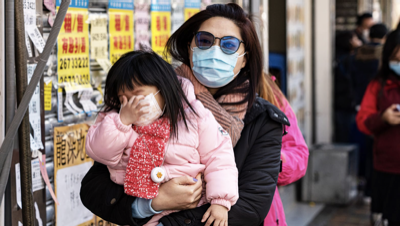
#> input picture Datasets/Kaggle Face Mask Detection Full/images/maksssksksss100.png, 400 x 226 px; its folder holds only this picture in this run
$ jupyter execute generate_low_light_dataset.ipynb
#> lines starting #> are read from the running program, lines starting #| are printed output that depends on the picture
[cell 1]
import cv2
import os
import numpy as np

def apply_low_light(image_path, output_dir, brightness_factor=0.7, gamma_value=0.5, blur_kernel_size=5, color_shift_factor=0.5, noise_mean=(0, 0, 0), noise_std=(10, 10, 10)):
    # Load the image
#> called with brightness_factor = 0.9, gamma_value = 0.7, blur_kernel_size = 5, color_shift_factor = 0.8, noise_mean = (0, 0, 0), noise_std = (10, 10, 10)
    image = cv2.imread(image_path)
#> image is the input picture: shape (226, 400, 3); mean B, G, R 100.3, 103.7, 121.6

    # Convert image from BGR to RGB color space
    image_rgb = cv2.cvtColor(image, cv2.COLOR_BGR2RGB)

    # Adjust brightness using multiplication factor
    darkened_image = np.zeros_like(image_rgb)
    for channel in range(3):
        darkened_image[:,:,channel] = cv2.multiply(image_rgb[:,:,channel], brightness_factor)
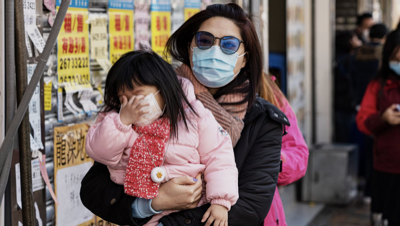
#> darkened_image: shape (226, 400, 3); mean R, G, B 109.4, 93.3, 90.2

    # Apply gamma correction
    gamma_corrected = darkened_image ** gamma_value
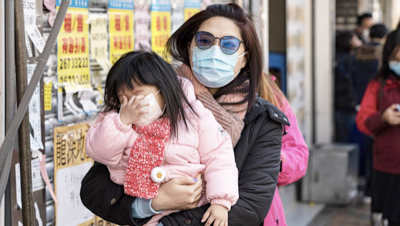
#> gamma_corrected: shape (226, 400, 3) float64; mean R, G, B 25.1, 22.3, 21.8; drawn with min black and max white

    # Apply blur
    blurred_image = cv2.GaussianBlur(gamma_corrected, (blur_kernel_size, blur_kernel_size), 0)
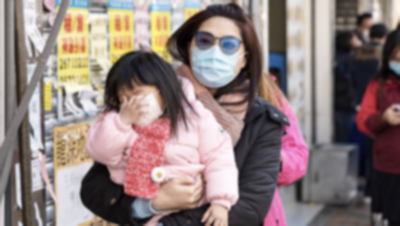
#> blurred_image: shape (226, 400, 3) float64; mean R, G, B 25.1, 22.3, 21.8; drawn with min black and max white

    # Apply color shift
    color_shifted_image = np.zeros_like(blurred_image)
    for channel in range(3):
        color_shifted_image[:,:,channel] = cv2.multiply(blurred_image[:,:,channel], color_shift_factor)

    # Increase the color shift for the blue channel to introduce a blue tint
    color_shifted_image[:,:,2] *= 1.6  # Blue channel
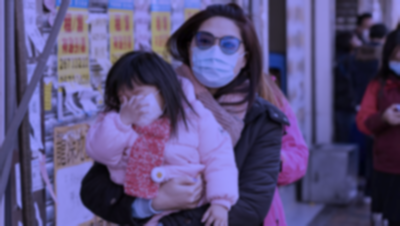
#> color_shifted_image: shape (226, 400, 3) float64; mean R, G, B 20.1, 17.8, 27.9; drawn with min black and max white

    # Add Gaussian noise
    noise = np.random.normal(noise_mean, noise_std, color_shifted_image.shape)
    noisy_image = np.clip(color_shifted_image + noise, 0, 255).astype(np.uint8)
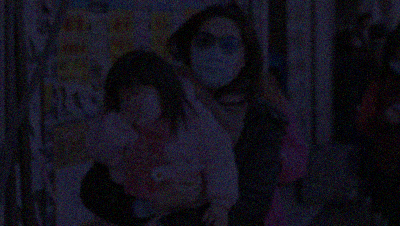
#> noisy_image: shape (226, 400, 3); mean R, G, B 20.1, 18.1, 27.8

    # Convert the image back to BGR color space
    transformed_image = cv2.cvtColor(noisy_image, cv2.COLOR_RGB2BGR)

    # Save the transformed image
    image_name = os.path.basename(image_path)
    output_path = os.path.join(output_dir, image_name)
    cv2.imwrite(output_path, transformed_image)


# Example usage
dataset_dir = '../Datasets/Kaggle Face Mask Detection Full/images'
output_dir = '../Datasets/Kaggle Face Mask Detection Full/dark/images'  # Directory where transformed images will be saved


# Parameters for adjusting the transforms
brightness_factor = 0.9  # Adjust the brightness of the image (0.0 - 1.0)
gamma_value = 0.7  # Adjust the gamma correction value (0.1 - 2.0)
blur_kernel_size = 5  # Adjust the kernel size for blurring (odd values)
color_shift_factor = 0.8  # Adjust the color shift factor (0.0 - 1.0)
noise_mean = (0, 0, 0)  # Adjust the mean of the noise (R, G, B)
noise_std = (2, 2, 2)  # Adjust the standard deviation of the noise (R, G, B)

# Iterate over the images in the dataset directory
for filename in os.listdir(dataset_dir):
    if filename.endswith('.jpg') or filename.endswith('.png'):
        image_path = os.path.join(dataset_dir, filename)
        apply_low_light(image_path, output_dir, brightness_factor, gamma_value, blur_kernel_size, color_shift_factor )
        print(f"Transformed image saved: {filename}")

$ run again, on Datasets/Kaggle Face Mask Detection Full/images/maksssksksss157.png
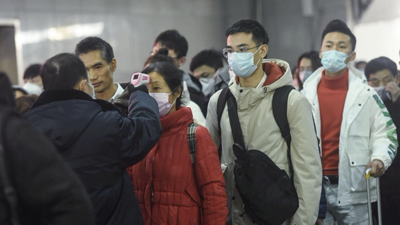
#> input picture Datasets/Kaggle Face Mask Detection Full/images/maksssksksss157.png, 400 x 225 px
#> in apply_low_light, image is the input picture: shape (225, 400, 3); mean B, G, R 94.9, 96.8, 101.8
#> in apply_low_light, `color_shifted_image[:,:,2] *= 1.6`:
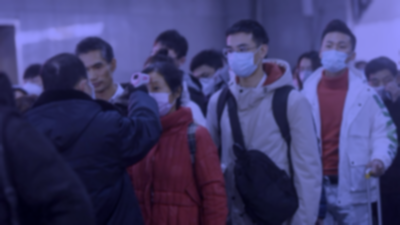
#> color_shifted_image: shape (225, 400, 3) float64; mean R, G, B 18.1, 17.4, 27.5; drawn with min black and max white
#> in apply_low_light, `noisy_image = np.clip(color_shifted_image + noise, 0, 255).astype(np.u..`:
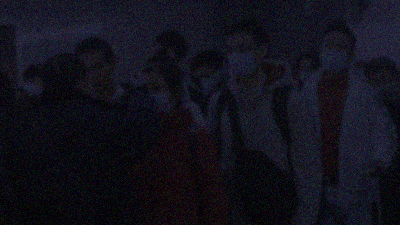
#> noisy_image: shape (225, 400, 3); mean R, G, B 18.1, 17.4, 27.2

$ run again, on Datasets/Kaggle Face Mask Detection Full/images/maksssksksss161.png
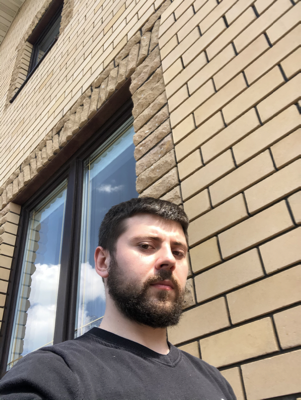
#> input picture Datasets/Kaggle Face Mask Detection Full/images/maksssksksss161.png, 301 x 400 px
#> in apply_low_light, image is the input picture: shape (400, 301, 3); mean B, G, R 129.6, 144.3, 157.7
#> after the loop in apply_low_light, `for channel in range(3):`:
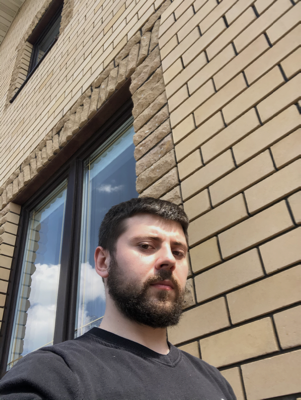
#> darkened_image: shape (400, 301, 3); mean R, G, B 142, 129.9, 116.6
#> in apply_low_light, `noisy_image = np.clip(color_shifted_image + noise, 0, 255).astype(np.u..`:
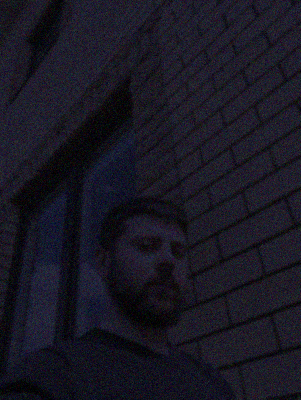
#> noisy_image: shape (400, 301, 3); mean R, G, B 24.7, 23.3, 34.5
